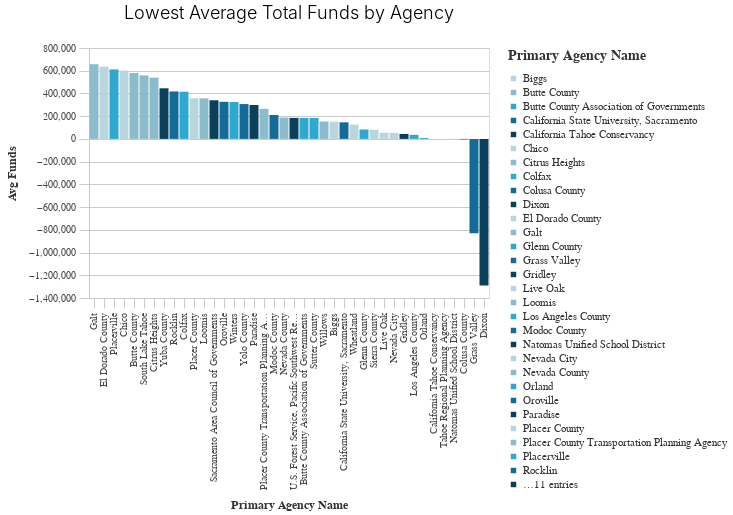

The cell this chart's notebook holds for it:
### Code cell
_dla_utils.basic_bar_chart((avg_funds_bottom.tail(40)), 'primary_agency_name','avg_funds', 'primary_agency_name', subset, 
                          'Lowest Average Total Funds by Agency')

### Figure 1 — Vega-Lite specification as saved in the notebook (floating-point values rounded to 4 significant figures)
{"config": {"view": {"continuousWidth": 400, "continuousHeight": 300}, "axis": {"domainColor": "#cbcbcb", "grid": true, "gridColor": "#cbcbcb", "gridWidth": 1, "labelColor": "#474747", "labelFont": "Nunito Sans", "labelFontSize": 10, "labelPadding": 4, "tickColor": "#cbcbcb", "tickSize": 10, "titleColor": "#333", "titleFont": "Raleway", "titleFontSize": 12, "titlePadding": 10}, "axisBand": {"grid": false}, "background": "white", "font": "Raleway", "header": {"labelFont": "Nunito Sans", "titleFont": "Raleway"}, "legend": {"labelColor": "#333", "labelFont": "Nunito Sans", "labelFontSize": 11, "labelLimit": 0, "padding": 1, "symbolSize": 30, "symbolType": "square", "titleColor": "#333", "titleFont": "Raleway", "titleFontSize": 14, "titlePadding": 10}, "title": {"anchor": "middle", "font": "Raleway", "fontSize": 18, "fontWeight": 300, "offset": 20}}, "data": {"name": "data-44e97f772e990d637a251eb5ab18b314"}, "mark": "bar", "encoding": {"color": {"field": "primary_agency_name", "legend": {"title": "Primary Agency Name"}, "scale": {"range": ["#B9D6DF", "#8CBCCB", "#2EA8CE", "#136C97", "#0B405B"]}, "type": "nominal"}, "x": {"field": "primary_agency_name", "sort": "-y", "title": "Primary Agency Name", "type": "nominal"}, "y": {"field": "avg_funds", "title": "Avg Funds", "type": "quantitative"}}, "height": 250, "title": "Lowest Average Total Funds by Agency", "width": 400, "$schema": "https://vega.github.io/schema/vega-lite/v4.17.0.json", "datasets": {"data-44e97f772e990d637a251eb5ab18b314": [{"primary_agency_name": "Galt", "avg_funds": 657600.0}, {"primary_agency_name": "El Dorado County", "avg_funds": 635900.0}, {"primary_agency_name": "Placerville", "avg_funds": 611400.0}, {"primary_agency_name": "Chico", "avg_funds": 601600.0}, {"primary_agency_name": "Butte County", "avg_funds": 579300.0}, {"primary_agency_name": "South Lake Tahoe", "avg_funds": 559000.0}, {"primary_agency_name": "Citrus Heights", "avg_funds": 539300.0}, {"primary_agency_name": "Yuba County", "avg_funds": 445400.0}, {"primary_agency_name": "Rocklin", "avg_funds": 417900.0}, {"primary_agency_name": "Colfax", "avg_funds": 415100.0}, {"primary_agency_name": "Placer County", "avg_funds": 357900.0}, {"primary_agency_name": "Loomis", "avg_funds": 356600.0}, {"primary_agency_name": "Sacramento Area Council of Governments", "avg_funds": 340100.0}, {"primary_agency_name": "Oroville", "avg_funds": 326500.0}, {"primary_agency_name": "Winters", "avg_funds": 325300.0}, {"primary_agency_name": "Yolo County", "avg_funds": 306600.0}, {"primary_agency_name": "Paradise", "avg_funds": 298400.0}, {"primary_agency_name": "Placer County Transportation Planning Agency", "avg_funds": 264800.0}, {"primary_agency_name": "Modoc County", "avg_funds": 210400.0}, {"primary_agency_name": "Nevada County", "avg_funds": 187400.0}, {"primary_agency_name": "U.S. Forest Service, Pacific Southwest Region", "avg_funds": 184900.0}, {"primary_agency_name": "Butte County Association of Governments", "avg_funds": 184100.0}, {"primary_agency_name": "Sutter County", "avg_funds": 184100.0}, {"primary_agency_name": "Willows", "avg_funds": 153300.0}, {"primary_agency_name": "Biggs", "avg_funds": 151800.0}, {"primary_agency_name": "California State University, Sacramento", "avg_funds": 146000.0}, {"primary_agency_name": "Wheatland", "avg_funds": 126100.0}, {"primary_agency_name": "Glenn County", "avg_funds": 82940.0}, {"primary_agency_name": "Sierra County", "avg_funds": 80680.0}, {"primary_agency_name": "Live Oak", "avg_funds": 54120.0}, {"primary_agency_name": "Nevada City", "avg_funds": 53120.0}, {"primary_agency_name": "Gridley", "avg_funds": 44040.0}, {"primary_agency_name": "Los Angeles County", "avg_funds": 35750.0}, {"primary_agency_name": "Orland", "avg_funds": 8333.0}, {"primary_agency_name": "California Tahoe Conservancy", "avg_funds": 0.0}, {"primary_agency_name": "Tahoe Regional Planning Agency", "avg_funds": 0.0}, {"primary_agency_name": "Natomas Unified School District", "avg_funds": -435.6}, {"primary_agency_name": "Colusa County", "avg_funds": -4620.0}, {"primary_agency_name": "Grass Valley", "avg_funds": -830300.0}, {"primary_agency_name": "Dixon", "avg_funds": -1291000.0}]}}
